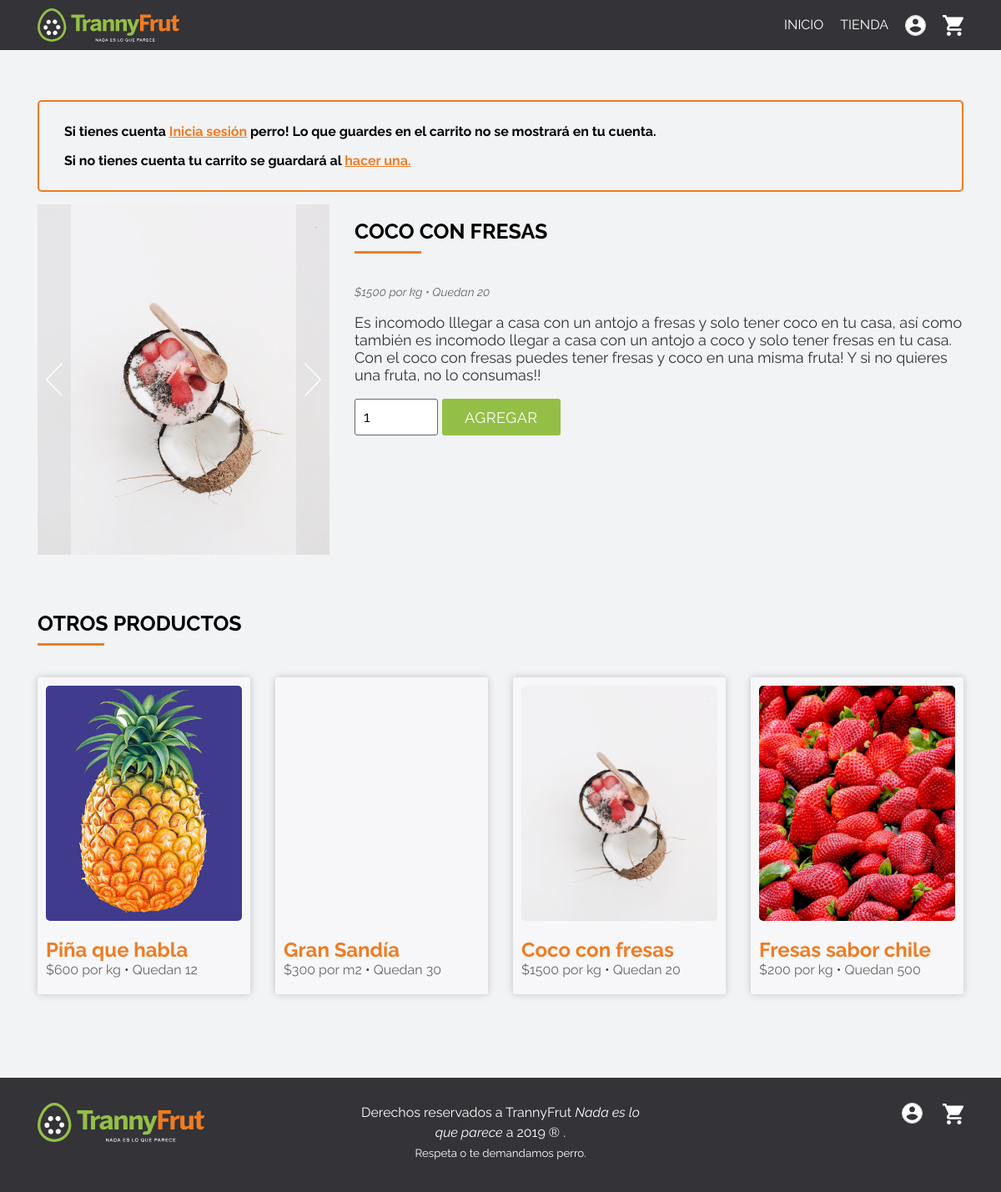
/app/producto.php?id=40, run on the app's committed database.
### tables this page shows
CREATE TABLE `producto` (
  `id` int(11) NOT NULL,
  `imagen` text,
  `nombre` text,
  `descripcion` text,
  `precio` int(11) DEFAULT NULL,
  `unidad` text,
  `existencia` text,
  `fecha_creacion` timestamp NOT NULL DEFAULT CURRENT_TIMESTAMP,
  `imagenes` json DEFAULT NULL
);

### app/funciones-generales.php (called while the page is built, shortened)
<?php
  function get_mas_productos(){
    $bd = mysqli_connect("db","root","root", "main");
    $sql = "SELECT * FROM producto ORDER BY RAND() LIMIT 4";
    $result = $bd->query($sql);
    return $result;
  }
  function get_single( $tipo, $id ){
    $bd = mysqli_connect("db","root","root", "main");
    $sql = "SELECT * FROM $tipo WHERE id = '$id'";
    $result = $bd->query($sql);
    if ($result->num_rows > 0) :
      while($row = $result->fetch_assoc()) :
        $res = $row;
      endwhile;
    else :
      $res = false;
    endif;
    return $res;
  }
?>

### app/tarjeta-producto.php (the view, shortened to what this page needs)
<article class="tarjeta tarjeta-producto">
  <a class="link-producto"
      href="/producto.php?id=<?php echo $producto['id'] ?>">
      <div class="imagen"
      style="background-image:url(../<?php echo $producto['imagen'] ?>)">
      </div>
    <h2>
      <?php echo $producto['nombre']; ?>
    </h2>
    <span class="precio"><?php echo "$$precio por $unidad" ?></span> • <span class="existencia">Quedan <?php echo $producto['existencia'] ?></span>
  </a>
</article>

### app/producto.php (shortened to what this page needs)
<?php
  include('estructura/cabecera.php');
  $id = $_GET['id'];
  $data = get_single('producto', $id);
  $nombre = $data['nombre'];
  $unidad = $data['unidad'];
  $descripcion = $data['descripcion'];
  $precio = $data['precio'];
  $existencia = $data['existencia'];
  ?>
<main class="single-product-page">
  <div class="container">
    <div class="row">
      <?php if( !$_SESSION['id'] > 0) : ?>
        <div class="col-12">
          <div class="advertencia">
          <p> Si tienes cuenta <a class='link' href="login.php"> Inicia sesión </a> perro! Lo que guardes en el carrito no se mostrará en tu cuenta. </a>
              <p> Si no tienes cuenta tu carrito se guardará al <a class='link' href="registrarse.php"> hacer una.  </a> </p>
          </div>
        </div>
      <?php endif; ?>
      <div class="col-12 col-md-6 col-lg-4 galeria-producto">
        <?php
          include("galeria.php");
        ?>
      </div>
      <div class="col-12 col-md-6 col-lg-8">
        <h1><?php echo $nombre ?></h1>
        <p class="detalles">
          <span class="precio"><?php echo "$$precio por $unidad" ?></span> •
          <span class="existencia">Quedan <?php echo $existencia ?></span>
        </p>
        <p class="descripcion"><?php echo $descripcion; ?></p>
        <form action="producto.php?id=<?php echo $id ?>" method="post">
          <div class="agregar-al-carrito">
            <div class="contenido">
              <input required class="cantidad" name="cantidad" type="number" value="1" min="1" max="<?php echo $existencia ?>">
              <button class="boton boton-important"> Agregar </button>
            </div>
          </div>
        </form>
      </div>
    </div>
    <div class="row productos-relacionados">
      <div class="col-12">
        <h1> Otros productos </h1>
      </div>
      <?php
          $result = get_mas_productos();
          if ($result->num_rows > 0) :
            while($producto = $result->fetch_assoc()) :
              $precio = $producto['precio'];
              $unidad = $producto['unidad'];
        ?>
          <div class="col-12 col-sm-6 col-lg-3">
            <?php include('tarjeta-producto.php') ?>
          </div>
        <?php
            endwhile;
          endif;
        ?>
    </div>
  </div>
</main>
<?php
  include('estructura/pie.php');
?>

### data on the page
producto: nombre "COCO CON FRESAS", precio "1500", unidad "kg", existencia "20", descripcion "Es incomodo lllegar a casa con un antojo a fresas y solo tener coco en tu casa, así como también es incomodo llegar a casa con un antojo a coco y solo tener fresas en tu casa. Con el coco con fresas puedes tener fresas y coco en una misma fruta! Y si no quieres una fruta, no lo consumas!!", imagen (picture), nombre "Coco con fresas"
producto: imagen (picture), nombre "Piña que habla", precio "600", unidad "kg", existencia "12"
producto: nombre "Gran Sandía", precio "300", unidad "m2", existencia "30"
producto: imagen (picture), nombre "Fresas sabor chile", precio "200", unidad "kg", existencia "500"
